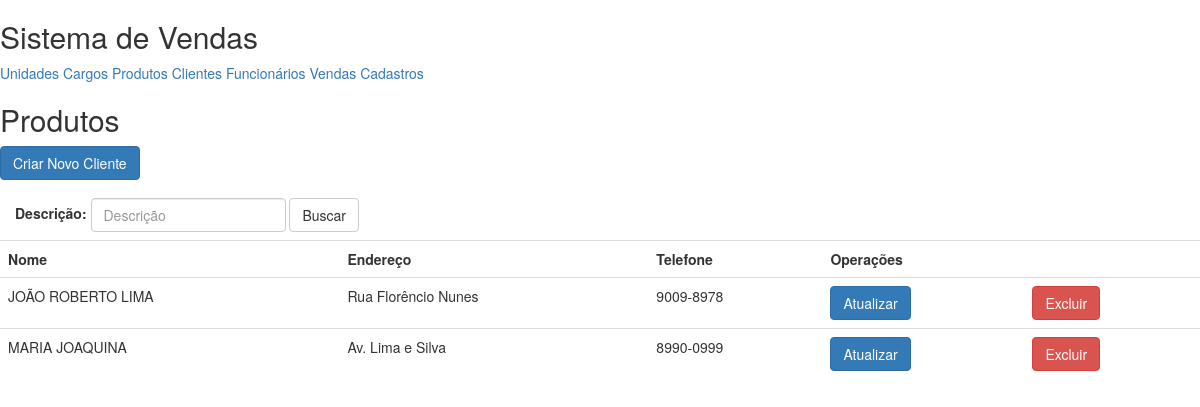
/appvendas/cliente/list, run on an earlier commit of the app's database.
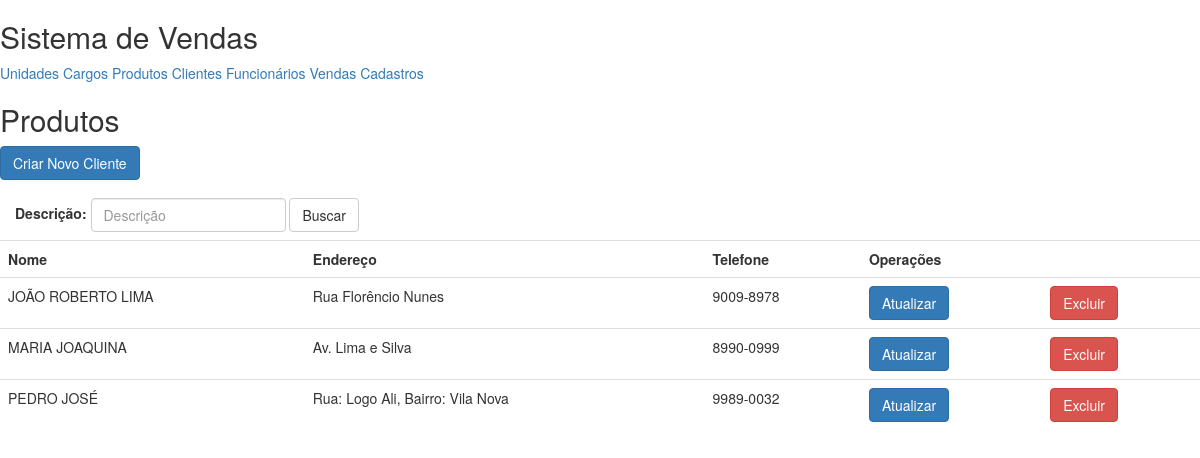
And on a later commit of the database.
### appvendas/models.py (models this page shows, shortened)
class Pessoa(models.Model):
    nome=models.CharField("Nome",max_length=255)
    email=models.EmailField("E-Mail",max_length=200)
    telefone=models.CharField("Telefone",max_length=20)

class Cliente(Pessoa):
    endereco=models.CharField("Endereço",max_length=255)

class Pessoa(models.Model):
    nome=models.CharField("Nome",max_length=255)
    email=models.EmailField("E-Mail",max_length=200)
    telefone=models.CharField("Telefone",max_length=20)

### appvendas/views.py (the view)
def cliente_list(request):
    criterio = request.GET.get('criterio')
    if(criterio):
        clientes = Cliente.objects.filter(nome__contains=criterio)
    else:
        clientes = Cliente.objects.all().order_by('nome')
        criterio = ""
    dados= {'clientes':clientes, 'criterio':criterio}
    return render(request, 'cliente/cliente_list.html', dados)

### templates/cliente/cliente_list.html
{% extends 'base.html' %}
{% block conteudo %}
    <h2>Produtos</h2>
    <p><a href="{% url 'cliente_new' %}" class="btn btn-primary" >Criar Novo Cliente</a></p>
    <form class="navbar-form navbar-left" role="search" method="get" action="{% url 'cliente_list' %}">
        <div class="form-group">
            <label for="criterio">Descrição:</label>
            <input type="text" id="criterio" name="criterio" value="{{ criterio }}" class="form-control" placeholder="Descrição">
        </div>
        <button type="submit" class="btn btn-default">Buscar</button>
    </form>
<table class="table table-hover">
  <tr>
    <th>Nome</th>
    <th>Endereço</th>
    <th>Telefone</th>
      <th colspan="2">Operações</th>
  </tr>
    {% for cliente in clientes %}
        <tr>
            <td>{{ cliente.nome | upper }}</td>
            <td>{{ cliente.endereco }}</td>
            <td>{{ cliente.telefone }}</td>
            <td><a href="{%  url 'cliente_update' cliente.pk %}" class="btn btn-primary"> Atualizar</a></td>
            <td><a href="{%  url 'cliente_delete' cliente.pk %}" class="btn btn-danger"> Excluir</a></td>
        </tr>
    {% endfor %}
</table>
{% endblock %}

What changed in the data, as far as the page shows it:
added Cliente: nome "PEDRO JOSÉ", endereco "Rua: Logo Ali, Bairro: Vila Nova", telefone "9989-0032"
